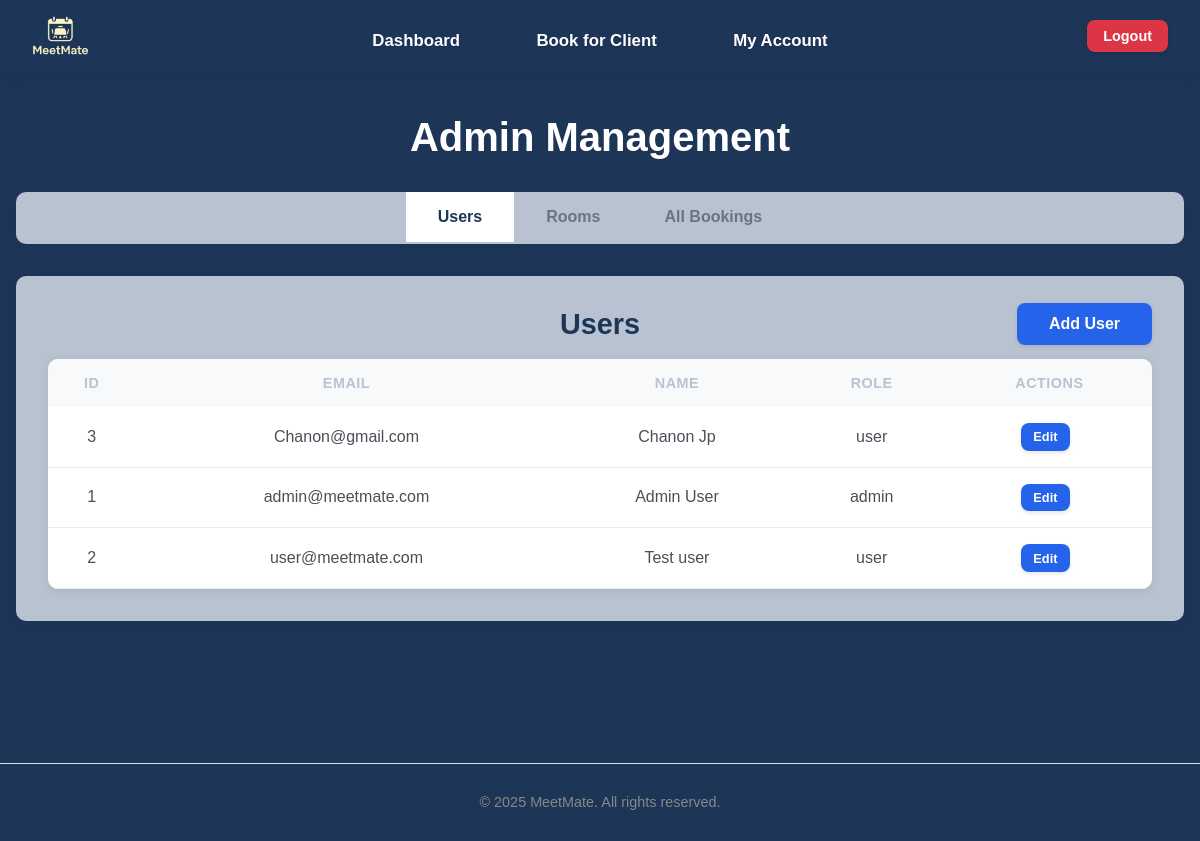
The page /admin (signed in) on the database its author committed.
### tables this page shows
CREATE TABLE users (
                id INTEGER PRIMARY KEY AUTOINCREMENT,
                username TEXT NOT NULL UNIQUE,
                email TEXT NOT NULL UNIQUE,
                password TEXT NOT NULL,
                firstname TEXT,
                lastname TEXT,
                dob TEXT,
                address TEXT,
                role TEXT DEFAULT 'user'
            );

### app.py (the view)
@app.route('/admin')
@login_required
@admin_required
def admin():
    connection = get_database_connection()
    cursor = connection.cursor()
    cursor.execute("SELECT * FROM users ORDER BY username")
    users = [dict(row) for row in cursor.fetchall()]
    cursor.execute("SELECT * FROM rooms ORDER BY name")
    rooms = [dict(row) for row in cursor.fetchall()]
    now = datetime.now()
    current_date = now.date()
    current_time = now.time()
    from datetime import date
    today = date.today().strftime('%Y-%m-%d')
    cursor.execute('''
        SELECT
            b.id,
            b.date,
            b.time_start,
            b.time_end,
            b.notes,
            u.username,
            r.name as room_name,
            admin.username as admin_name
        FROM bookings b
        JOIN users u ON b.user_id = u.id
        JOIN rooms r ON b.room_id = r.id
        LEFT JOIN users admin ON b.booking_admin_id = admin.id
        WHERE b.date = ?
        ORDER BY b.time_start
    ''', (today,))
    today_bookings = []
    for row in cursor.fetchall():
        booking = dict(row)
        if booking['admin_name']:
            booking['booked_by'] = f"Admin: {booking['admin_name']}"
        else:
            booking['booked_by'] = "Self"
        booking_date = date.fromisoformat(booking['date'])
        booking_start_time = time.fromisoformat(booking['time_start'] + ':00' if len(booking['time_start']) == 5 else booking['time_start'])
        if booking_date == current_date:
            booking['can_cancel'] = current_time < booking_start_time
            booking['status'] = 'Complete' if current_time >= booking_start_time else None
        else:
            booking['can_cancel'] = True
            booking['status'] = None
        today_bookings.append(booking)
    cursor.execute('''
        SELECT
            b.id,
            b.date,
            b.time_start,
            b.time_end,
            b.notes,
            u.username,
            r.name as room_name,
            admin.username as admin_name
        FROM bookings b
        JOIN users u ON b.user_id = u.id
        JOIN rooms r ON b.room_id = r.id        LEFT JOIN users admin ON b.booking_admin_id = admin.id
        ORDER BY b.date, b.time_start
    ''')
    all_bookings = []
    for row in cursor.fetchall():
        booking = dict(row)
        if booking['admin_name']:
            booking['booked_by'] = "Admin"
        else:
            booking['booked_by'] = "Self"
        booking_date = date.fromisoformat(booking['date'])
        booking_start_time = time.fromisoformat(booking['time_start'] + ':00' if len(booking['time_start']) == 5 else booking['time_start'])
        if booking_date > current_date:
            booking['can_cancel'] = True
            booking['status'] = None
        elif booking_date == current_date:
            booking['can_cancel'] = current_time < booking_start_time
            booking['status'] = 'Complete' if current_time >= booking_start_time else None
        else:
            booking['can_cancel'] = False
            booking['status'] = 'Complete'
        all_bookings.append(booking)
    connection.close()
    return render_template('admin.html', users=users, rooms=rooms, bookings=all_bookings, today_bookings=today_bookings, today_date=today)

### app.py (called while the page is built)
def get_database_path():
    app_directory = app.root_path
    instance_directory = os.path.join(app_directory, 'instance')
    os.makedirs(instance_directory, exist_ok=True)
    database_path = os.path.join(instance_directory, 'meetmate.db')
    return database_path

def get_database_connection():
    db_path = get_database_path()
    connection = sqlite3.connect(db_path)
    connection.row_factory = sqlite3.Row
    return connection

def get_user_by_id(user_id):
    connection = get_database_connection()
    cursor = connection.cursor()
    cursor.execute("SELECT * FROM users WHERE id = ?", (user_id,))
    user = cursor.fetchone()
    connection.close()
    if user:
        return dict(user)
    return None

def login_required(f):
    @wraps(f)
    def decorated_function(*args, **kwargs):
        if 'user_id' not in session:
            flash('Please login to access this page', 'error')
            return redirect(url_for('login'))
        user = get_user_by_id(session['user_id'])
        if not user:
            session.clear()
            flash('Your account is no longer valid. Please login again.', 'warning')
            return redirect(url_for('login'))
        return f(*args, **kwargs)
    return decorated_function

def admin_required(f):
    @wraps(f)
    def decorated_function(*args, **kwargs):
        if 'user_id' not in session or session.get('role') != 'admin':
            flash('Admin access required for this page', 'error')
            return redirect(url_for('dashboard'))
        user=get_user_by_id(session['user_id'])
        if not user or user['role'] != 'admin':
            session.clear()
            flash('Admin session expired. Please login again.', 'warning')
            return redirect(url_for('login'))
        return f(*args, **kwargs)
    return decorated_function

### templates/admin.html (shortened to what this page needs)
{% extends "base.html" %}
{% block content %}
<div class="admin-dashboard">
    <h1>Admin Management</h1>
    <div class="admin-tabs">
        <button class="tab-btn active" data-tab="users-tab">Users</button>
        <button class="tab-btn" data-tab="rooms-tab">Rooms</button>
        <button class="tab-btn" data-tab="bookings-tab">All Bookings</button>
    </div>
    <div class="tab-content">
        <div id="users-tab" class="tab-pane active">
            <div class="section-header">
                <h2>Users</h2>
                <button class="btn btn-primary" id="add-user-btn">Add User</button>
            </div>
            <div class="table-responsive">
                <table class="admin-table">                    <thead>
                        <tr>
                            <th>ID</th>
                            <th>Email</th>
                            <th>Name</th>
                            <th>Role</th>
                            <th>Actions</th>
                        </tr>
                    </thead>
                    <tbody>
                        {% for user in users %}                            <tr>
                                <td>{{ user.id }}</td>
                                <td>{{ user.email }}</td>
                                <td>{{ user.firstname }} {{ user.lastname }}</td>
                                <td>{{ user.role }}</td>
                                <td>
                                    <button class="btn btn-sm btn-primary edit-user-btn"
                                            data-id="{{ user.id }}"
                                            data-username="{{ user.username }}"
                                            data-email="{{ user.email }}"
                                            data-firstname="{{ user.firstname }}"
                                            data-lastname="{{ user.lastname }}"
                                            data-dob="{{ user.dob }}"
                                            data-address="{{ user.address }}"
                                            data-role="{{ user.role }}">
                                        Edit
                                    </button>
                                </td>
                            </tr>
                        {% endfor %}
                    </tbody>
                </table>
            </div>
        </div>
    </div>
</div>
{% endblock %}

### templates/base.html (shortened to what this page needs)
<!DOCTYPE html>
<html>
    <head>
        <link rel="stylesheet" type="text/css" href="{{ url_for('static', filename='css/style.css')}}" />
        <link rel="stylesheet" href="https://cdnjs.cloudflare.com/ajax/libs/font-awesome/6.0.0/css/all.min.css">
        <link rel="icon" type="image/png" href="{{ url_for('static', filename='images/favicon.png') }}">    </head>
    <body{% if request.endpoint == 'index' %} class="home-page-body"{% endif %}>        <header>            <div class="header-content">
                <div class="logo">
                    <a href="{{ url_for('index') }}">
                        <img src="{{ url_for('static', filename='images/meetmate-logo.png') }}" alt="MeetMate" class="logo-img">
                    </a>
                </div><nav>                    <ul>                        {% if session.user_id %}                            {% if session.role == 'admin' %}
                                <li><a href="{{ url_for('dashboard') }}">Dashboard</a></li>
                                <li><a href="{{ url_for('admin_book') }}">Book for Client</a></li>
                                <li><a href="{{ url_for('admin') }}">My Account</a></li>
                            {% endif %}
                        {% else %}
                            <li><a href="{{ url_for('about') }}">Contact us</a></li>
                        {% endif %}
                    </ul>                </nav>
                {% if session.user_id %}
                <div class="user-menu">
                    <a href="{{ url_for('logout') }}" class="btn btn-logout">Logout</a>
                </div>
                {% endif %}
            </div>
        </header>
        <div class="container">
            {% block content %}{% endblock %}
        </div>
        <footer>
            <p>&copy; 2025 MeetMate. All rights reserved.</p>
        </footer>
    </body>
</html>

### static/css/style.css (style rules this page uses)
body { font-family: Arial, sans-serif; color: #333; background-color: #1d3557; margin: 0; padding: 0; }
h1, h2, h3, h4, h5, h6 { margin-bottom: 1rem; font-weight: bold; }
a { text-decoration: none; color: #2563eb; }
.container { max-width: 1200px; margin: 0 auto; padding: 1rem; min-height: 500px; }
header { background-color: transparent; box-shadow: 0 2px 15px rgba(0, 0, 0, 0.10); padding: 1rem 2rem; position: sticky; top: 0; z-index: 100; }
header .header-content { display: flex; align-items: center; position: relative; }
.logo { flex: 0 0 auto; }
.logo a { display: inline-block; }
.logo-img { height: 40px; width: auto; object-fit: contain; vertical-align: middle; }
nav { position: absolute; left: 50%; transform: translateX(-50%); text-align: center; }
nav ul { list-style: none; padding: 0; margin: 10px 0 0 0; text-align: center; }
nav ul li { display: inline-block; margin: 0 1rem; }
nav ul li a { color: #ffffff; padding: 0.75rem 1.25rem; display: block; font-weight: 600; font-size: 1.05rem; border-radius: 8px; transition: all 0.3s ease; text-shadow: 0 1px 2px rgba(0, 0, 0, 0.1); }
footer { text-align: center; padding: 1rem; background-color: transparent; border-top: 1px solid #ddd; color: #888; font-size: 0.9rem; margin-top: 2rem; }
.btn { display: inline-block; padding: 0.75rem 1.5rem; border: none; border-radius: 8px; cursor: pointer; font-size: 1rem; font-weight: 600; text-decoration: none; text-align: center; transition: all 0.3s ease; box-shadow: 0 2px 4px rgba(0, 0, 0, 0.1); }
.btn-primary { background-color: #2563eb; color: white; padding: 0.75rem 2rem; border-radius: 8px; font-weight: 600; border: none; cursor: pointer; text-decoration: none; display: inline-block; font-size: 1rem; transition: all 0.3s ease; }
.btn-sm { padding: 0.5rem 1rem; font-size: 0.875rem; }
.admin-dashboard { padding: 0rem 0; background-color: #1d3557; min-height: calc(100vh - 200px); }
.admin-dashboard h1 { color: white; font-size: 2.5rem; font-weight: 700; margin-bottom: 2rem; text-align: center; }
.admin-tabs { margin-bottom: 2rem; border-bottom: 2px solid #b9c2d1; background-color: #b9c2d1; border-radius: 10px; overflow: hidden; box-shadow: 0 2px 10px rgba(29, 53, 87, 0.1); display: flex; justify-content: center; }
.tab-btn { background: #b9c2d1; border: none; padding: 1rem 2rem; cursor: pointer; font-size: 1rem; font-weight: 600; color: #6c757d; transition: all 0.3s ease; }
.tab-btn.active { color: #1d3557; background-color: white; border-bottom-color: #2563eb; }
.tab-content { background-color: #b9c2d1; border-radius: 10px; box-shadow: 0 4px 15px rgba(29, 53, 87, 0.1); overflow: hidden; }
.tab-pane { display: none; padding: 2rem; }
.tab-pane.active { display: block; }
.section-header { margin-bottom: 1rem; border-bottom: 2px solid #b9c2d1; position: relative; display: flex; align-items: center; justify-content: center; }
.section-header h2 { color: #1d3557; margin: 0; font-size: 1.8rem; font-weight: 600; flex: 1; text-align: center; }
.section-header .btn { position: absolute; right: 0; top: 50%; transform: translateY(-50%); }
.table-responsive { overflow-x: auto; border-radius: 10px; box-shadow: 0 2px 10px rgba(29, 53, 87, 0.1); }
.admin-table { width: 100%; border-collapse: collapse; background-color: white; }
.admin-table th { color: #b9c2d1; padding: 1rem 0.75rem; text-align: center; font-weight: 600; font-size: 0.9rem; text-transform: uppercase; letter-spacing: 0.5px; }
.admin-table td { padding: 1rem 0.75rem; text-align: center; border-bottom: 1px solid #e9ecef; color: #495057; vertical-align: middle; }
.admin-table th { background-color: #f8f9fa; font-weight: bold; }
.admin-table .btn { padding: 0.5rem 1rem; border-radius: 8px; font-size: 0.85rem; font-weight: 600; border: none; cursor: pointer; text-decoration: none; display: inline-block; margin-right: 0.5rem; transition: all 0.3s ease; box-shadow: 0 2px 4px rgba(0, 0, 0, 0.1); }
.admin-table .btn-primary { background-color: #2563eb; color: white; }
.admin-table .btn-sm { padding: 0.4rem 0.8rem; font-size: 0.8rem; }
.user-menu { margin-left: auto; }
.btn-logout { background-color: #dc3545; color: white; border: none; padding: 0.5rem 1rem; border-radius: 8px; text-decoration: none; font-weight: 600; font-size: 0.9rem; transition: all 0.3s ease; box-shadow: 0 2px 4px rgba(0, 0, 0, 0.1); }

### rows shown on the page
users: id "3", email "Chanon@gmail.com", firstname "Chanon", lastname "Jp", role "user"
users: id "1", email "admin@meetmate.com", firstname "Admin", lastname "User", role "admin"
users: id "2", email "user@meetmate.com", firstname "Test", lastname "user", role "user"
